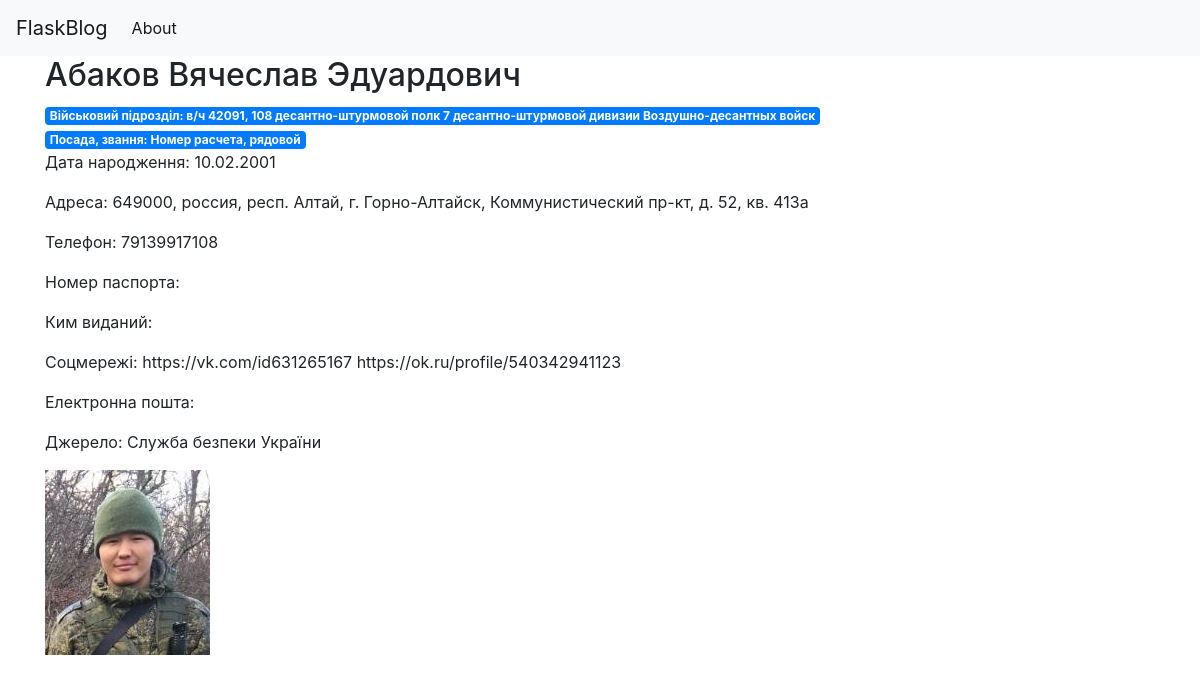
/1, run on an earlier commit of the app's database.
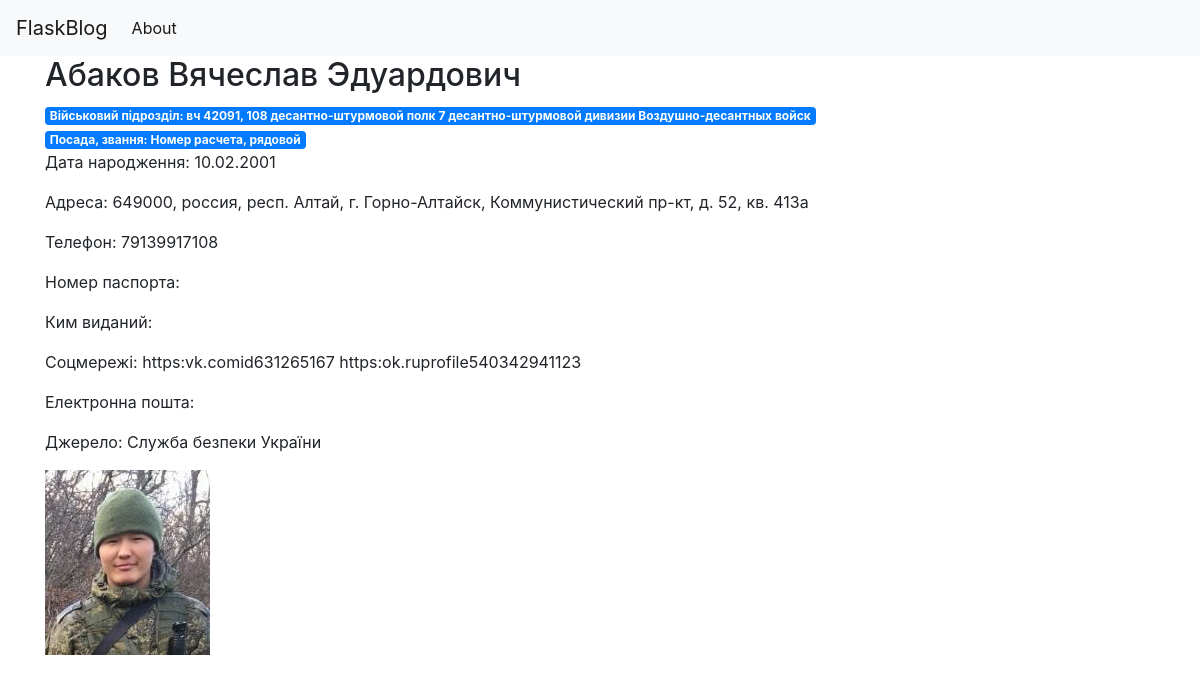
And on a later commit of the database.
### tables this page shows
CREATE TABLE posts (
        id INTEGER PRIMARY KEY AUTOINCREMENT,
        created TIMESTAMP NOT NULL DEFAULT CURRENT_TIMESTAMP,
        FIO TEXT,
        DOB TEXT,
        Position TEXT,
        Unit TEXT,
        Passport TEXT,
        Passport_Issue_Date TEXT,
        Issued_By TEXT,
        Taxpayer_Number TEXT,
        Social_Security_Number TEXT,
        Address TEXT,
        Phone_Number TEXT,
        Social_Media TEXT,
        Email TEXT,
        Status TEXT,
        Verified TEXT,
        Source TEXT,
        Image_File TEXT
    );

### app.py (the view)
@app.route('/<int:post_id>')
def post(post_id):
    post = get_post(post_id)
    return render_template('post.html', post=post)

### app.py (called while the page is built)
def get_db_connection():
    conn = sqlite3.connect(db)
    conn.row_factory = sqlite3.Row
    return conn

def get_post(post_id):
    conn = get_db_connection()
    post = conn.execute('SELECT * FROM posts WHERE id = ?',
                        (post_id,)).fetchone()
    conn.close()
    if post is None:
        abort(404)
    return post

### templates/post.html (shortened to what this page needs)
{% extends 'base.html' %}
{% block content %}
    <h2>{% block title %} {{ post['FIO'] }} {% endblock %}</h2>
    <span class="badge badge-primary">Військовий підрозділ: {{ post['Unit'] }}</span>
    <span class="badge badge-primary">Посада, звання: {{ post['Position'] }}</span>
    <p>Дата народження: {{ post['DOB'] }}</p>
    <p>Адреса: {{ post['Address'] }}</p>
    <p>Телефон: {{ post['Phone_Number'] }}</p>
    <p>Номер паспорта: {{ post['Passport'] }}</p>
    <p>Ким виданий: {{ post['Issued_By'] }}</p>
    <p>Соцмережі: {{ post['Social_Media'] }}</p>
    <p>Електронна пошта: {{ post['Email'] }}</p>
    <p>Джерело: {{ post['Source'] }}</p>
    <img src="{{ url_for('static', filename='images/' + post['Image_File']) }}" alt="{{ post['FIO'] }} Image">
{% endblock %}

### templates/base.html (shortened to what this page needs)
<!doctype html>
<html lang="en">
  <head>
    <link rel="stylesheet" href="https://stackpath.bootstrapcdn.com/bootstrap/4.3.1/css/bootstrap.min.css">
  </head>
  <body>
    <nav class="navbar navbar-expand-md navbar-light bg-light">
        <a class="navbar-brand" href="{{ url_for('index')}}">FlaskBlog</a>
        <div class="collapse navbar-collapse" id="navbarNav">
            <ul class="navbar-nav">
            <li class="nav-item active">
                <a class="nav-link" href="#">About</a>
            </li>
            </ul>
        </div>
    </nav>
    <div class="container">
        {% block content %} {% endblock %}
    </div>
  </body>
</html>

What changed in the data, as far as the page shows it:
changed posts "Абаков Вячеслав Эдуардович": Unit "в/ч 42091, 108 десантно-штурмовой полк 7 десантно-штурмовой дивизии Воздушно-десантных войск" → "вч 42091, 108 десантно-штурмовой полк 7 десантно-штурмовой дивизии Воздушно-десантных войск"; Social_Media "https://vk.com/id631265167 https://ok.ru/profile/540342941123" → "https:vk.comid631265167 https:ok.ruprofile540342941123"
